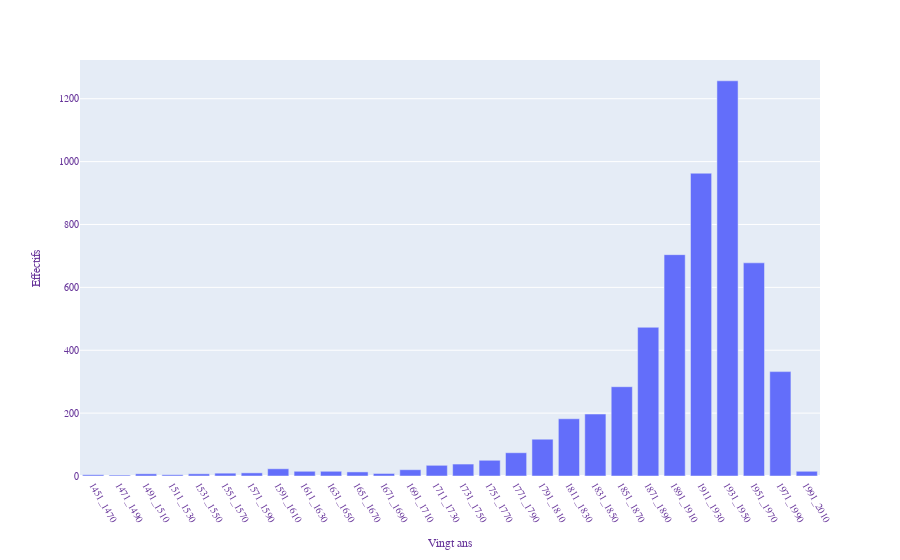

Notebook cell for this chart:
### Code cell
### Représentation graphique: graphique à barres
# https://plotly.com/python/bar-charts/

a_x = [i[0] for i in per_r]
a_y = [i[1] for i in per_r]
labels = [[m.strip() for m in i[2]] for i in per_r]


    
fig = px.bar(x=a_x, y=a_y, labels={'x':'Vingt ans','y':'Effectifs'}
        # hover_name=hover
         )


# Changer l'angle des x-labels
fig.update_xaxes(tickangle=60, )


fig.update_traces(
    customdata = labels,
    # textposition="top center",
    hovertemplate="<br>".join([
        "%{y} personnes:",
        "%{customdata}",
    ]))

fig.update_layout(hovermode="x unified",
        font=dict(
                family="Courier New, monospace",
                size=10,  # Set the font size here
                color="RebeccaPurple"
        )
                 )
    
# Noter les fonctionnalités permettant d'interagir avec le graphique
fig.show()

### Figure 1 — Plotly figure (JSON) as saved in the notebook; plotly's stock layout.template omitted (floating-point values rounded to 4 significant figures; data arrays with more than 128 entries replaced by an {"elided": "..."} marker saying what was removed)
{"data": [{"alignmentgroup": "True", "customdata": {"elided": "28 rows, 5536 str values in total"}, "hovertemplate": "%{y} personnes:<br>%{customdata}", "legendgroup": "", "marker": {"color": "#636efa", "pattern": {"shape": ""}}, "name": "", "offsetgroup": "", "orientation": "v", "showlegend": false, "textposition": "auto", "type": "bar", "x": ["1451_1470", "1471_1490", "1491_1510", "1511_1530", "1531_1550", "1551_1570", "1571_1590", "1591_1610", "1611_1630", "1631_1650", "1651_1670", "1671_1690", "1691_1710", "1711_1730", "1731_1750", "1751_1770", "1771_1790", "1791_1810", "1811_1830", "1831_1850", "1851_1870", "1871_1890", "1891_1910", "1911_1930", "1931_1950", "1951_1970", "1971_1990", "1991_2010"], "xaxis": "x", "y": [4, 3, 7, 4, 7, 9, 10, 23, 15, 15, 13, 8, 20, 34, 38, 50, 74, 117, 182, 197, 284, 473, 704, 963, 1257, 678, 332, 15], "yaxis": "y"}], "layout": {"barmode": "relative", "font": {"color": "RebeccaPurple", "family": "Courier New, monospace", "size": 10}, "hovermode": "x unified", "legend": {"tracegroupgap": 0}, "margin": {"t": 60}, "xaxis": {"anchor": "y", "domain": [0, 1], "tickangle": 60, "title": {"text": "Vingt ans"}}, "yaxis": {"anchor": "x", "domain": [0, 1], "title": {"text": "Effectifs"}}}}
